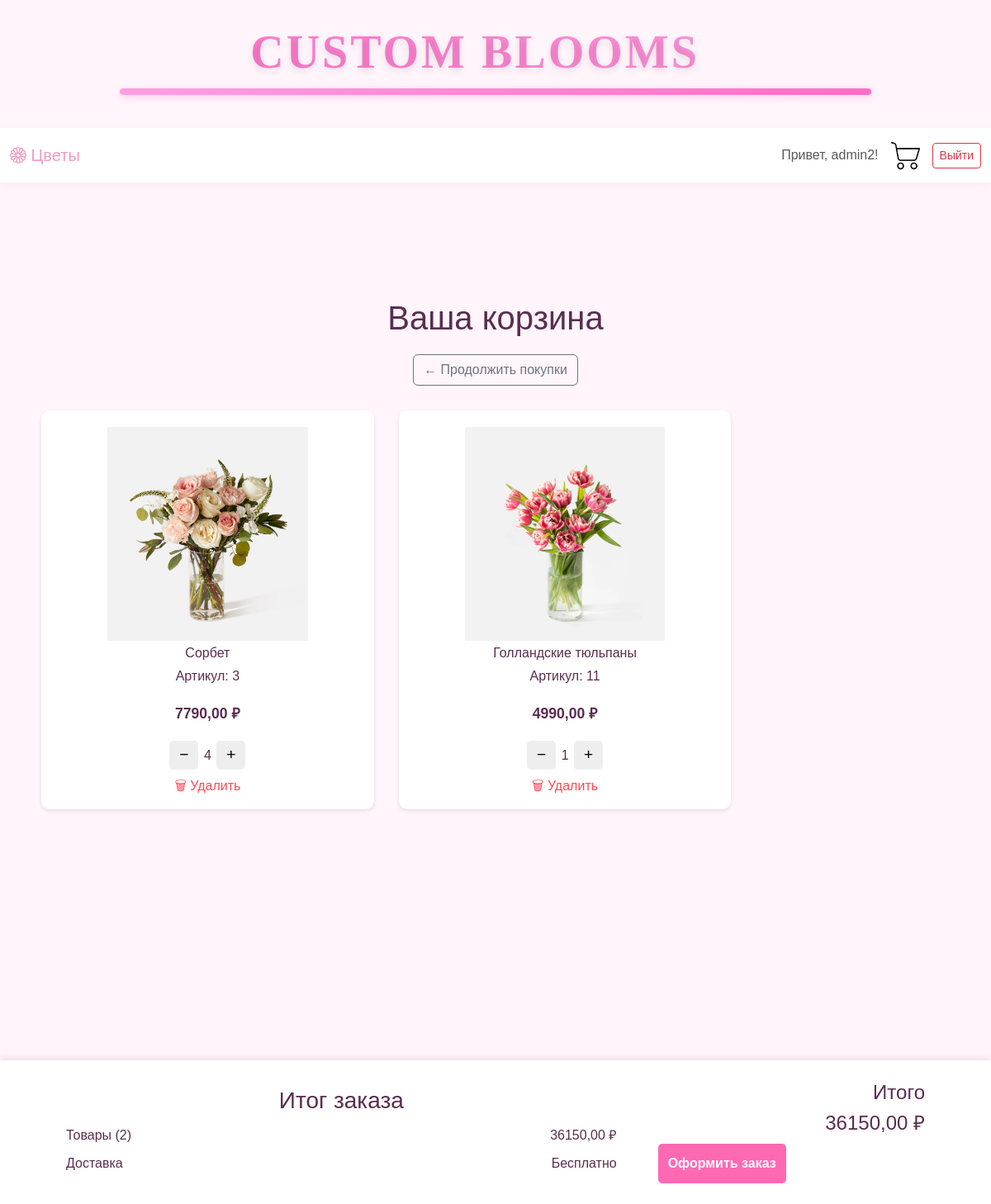
/basket/ (signed in), run on an earlier commit of the app's database.
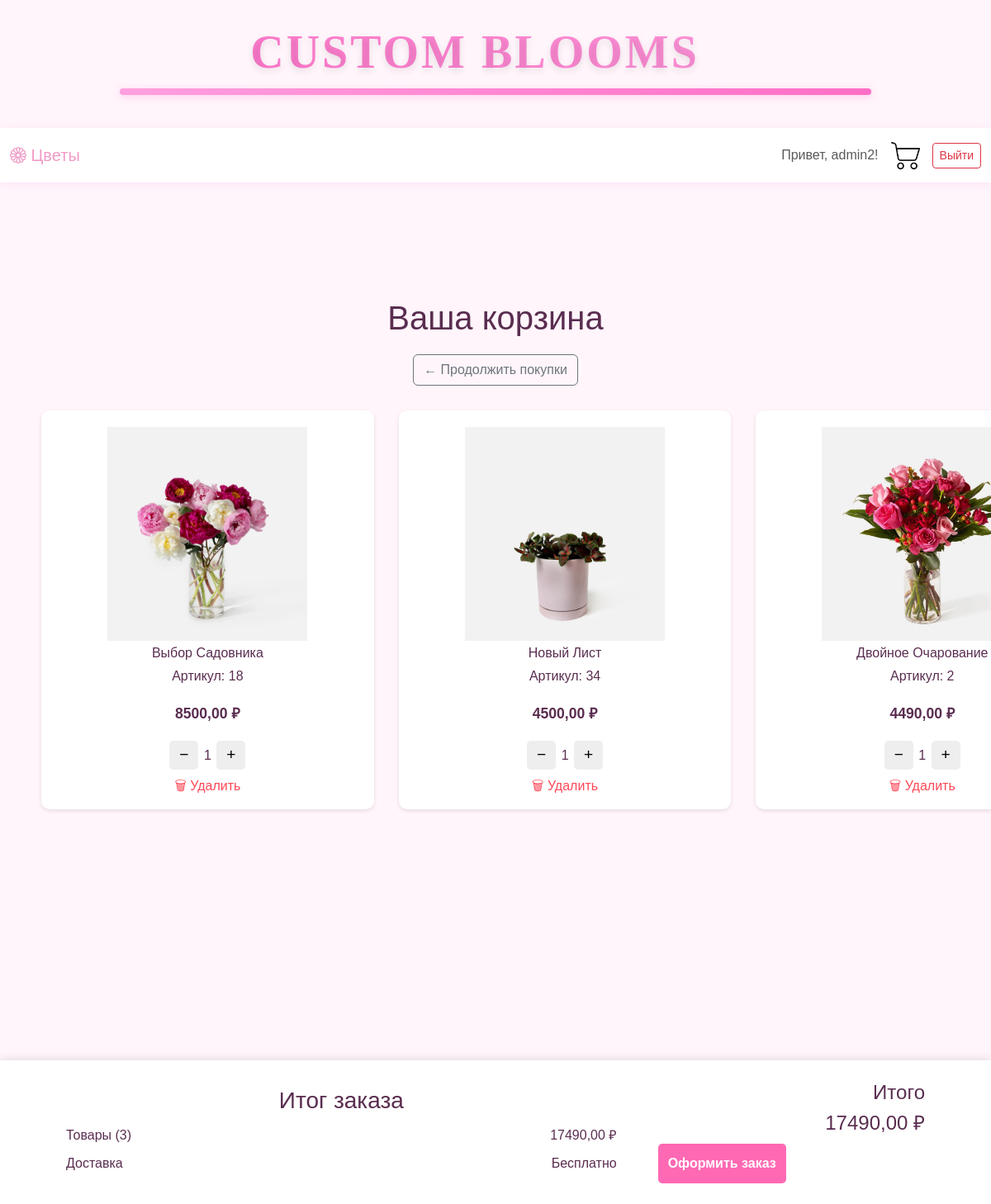
And on a later commit of the database.
### blog/models.py (models this page shows, shortened)
class Basket(models.Model):
    user = models.ForeignKey(
        User,
        on_delete=models.CASCADE,
    )
    product = models.ForeignKey(
        Flowers,
        on_delete=models.CASCADE,
    )
    quantity = models.PositiveIntegerField(
        default=1,
        verbose_name='количество'
    )
    created_timestamp = models.DateTimeField(
        auto_now_add=True,
    )
    class Meta:
        constraints = [
            models.UniqueConstraint(
                fields=['user', 'product'],
                name='unique_user_product'
            ),
        ]

class Flowers(models.Model):
    title = models.CharField(
        verbose_name='название',
        max_length=255,
    )
    description = models.TextField(
        verbose_name='описание',
    )
    price = models.DecimalField(
        max_digits=10,
        decimal_places=2,
    )
    stock = models.IntegerField(
        default=0,
        verbose_name='количество в наличии',
    )
    category = models.ForeignKey(
        Category,
        on_delete=models.CASCADE,
        verbose_name='категория',
    )
    date_add = models.DateTimeField(
        auto_now_add=True,
        verbose_name='дата добавления',
    )
    image = models.ImageField(
        verbose_name='картинки',
        upload_to='uploads/',
    )
    image_two = models.ImageField(
        verbose_name='вторая картинка',
        upload_to='uploads/',
    )
    class Meta:
        verbose_name = 'цветок'
        verbose_name_plural = 'цветы'

### blog/views.py (the view)
# urls.py: path('basket/', basket, name='basket'),
def basket(request):
    if not request.user.is_authenticated:
        return redirect('login')
    address = request.session.get('delivery_address', 'Адрес не указан')
    latitude = request.session.get('delivery_latitude', '')
    longitude = request.session.get('delivery_longitude', '')
    user = request.user
    basket_items = Basket.objects.filter(user=user)
    total_price = sum(item.product.price * item.quantity for item in basket_items)
    context = {
        'basket_items': basket_items,
        'total_price': total_price,
        'delivery_address': address,
        'latitude': latitude,
        'longitude': longitude,
    }
    return render(request, 'blog/basket.html', context)

### templates/blog/basket.html (shortened to what this page needs)
{% extends 'blog/index.html' %}
{% load static %}
{% block content %}
<link rel="stylesheet" href="{% static 'blog/css/styles.css' %}">
<div class="container" style="padding-bottom: 180px; padding-top: 0;">
    <div style="margin-top: 10px;">
        <div style="margin-bottom: 20px;">
            <h1 class="mb-0" style="margin-bottom: 10px !important;">Ваша корзина</h1>
            <a href="{% url 'index' %}" class="btn btn-outline-secondary" style="display: inline-block; padding: 6px 12px; width: auto;">
                ← Продолжить покупки
            </a>
        </div>
    </div>
    {% if basket_items %}
    <div class="basket-container">
        <div class="basket-grid">
            {% for item in basket_items %}
            <div class="basket-item">
                <div class="basket-img">
                    <img src="{{ item.product.image.url }}" alt="{{ item.product.title }}">
                </div>
                <div class="basket-info">
                    <h3>{{ item.product.title }}</h3>
                    <p>Артикул: {{ item.product.id }}</p>
                    <p class="price">{{ item.product.price }} ₽</p>
                </div>
                <div class="basket-controls">
                    <form method="post" action="{% url 'update_quantity' %}">
                        <button type="submit" name="action" value="decrease" class="btn-qty">−</button>
                        <span>{{ item.quantity }}</span>
                        <button type="submit" name="action" value="increase" class="btn-qty">+</button>
                    </form>
                    <form method="post" action="{% url 'remove_from_basket' item.id %}">
                        <button type="submit" class="btn-remove">🗑 Удалить</button>
                    </form>
                </div>
            </div>
            {% endfor %}
        </div>
    </div>
    <div class="order-summary-fixed">
        <div class="order-summary-content">
            <div class="summary-grid">
                <div class="summary-item">
                    <h3>Итог заказа</h3>
                    <div class="summary-row">
                        <span>Товары ({{ basket_items|length }})</span>
                        <span>{{ total_price }} ₽</span>
                    </div>
                    <div class="summary-row">
                        <span>Доставка</span>
                        <span>Бесплатно</span>
                    </div>
                </div>
                <div class="summary-item">
                    <div class="summary-total">
                        <h4>Итого</h4>
                        <h4>{{ total_price }} ₽</h4>
                    </div>
                    <button id="openDeliveryModal" class="btn-pink">Оформить заказ</button>
                </div>
            </div>
        </div>
    </div>
    {% else %}
    <div class="text-center py-5">
        <h2>Ваша корзина пуста</h2>
        <p>Добавьте товары из каталога</p>
        <a href="{% url 'index' %}" class="btn-pink">← Вернуться к покупкам</a>
    </div>
    {% endif %}
</div>
        <link rel="stylesheet" href="https://unpkg.com/leaflet@1.9.4/dist/leaflet.css" />
{% endblock %}ы

### templates/blog/index.html (shortened to what this page needs)
{% load static %}
<!DOCTYPE html>
<html lang="ru">
<head>
    <link href="https://cdn.jsdelivr.net/npm/bootstrap@5.3.3/dist/css/bootstrap.min.css" rel="stylesheet">
    <link rel="stylesheet" href="{% static 'blog/css/styles.css' %}">
    <link rel="stylesheet" href="https://cdn.jsdelivr.net/npm/bootstrap-icons@1.11.1/font/bootstrap-icons.css">
</head>
<body>
    <header class="px-3" style="background-color: var(--bg-color);">
        <div class="container text-center position-relative">
            <a href="{% url 'index' %}" class="text-decoration-none">
                <h1 class="m-0 site-title">CUSTOM BLOOMS</h1>
            </a>
            <div class="header-line"></div>
        </div>
    </header>
    <nav class="navbar navbar-expand-lg navbar-light">
        <div class="container-fluid">
            <a class="navbar-brand" href="#" style="color:rgb(240, 155, 198);">
                <i class="bi bi-flower1"></i> Цветы
            </a>
            <div class="collapse navbar-collapse" id="navbarNav">
                <div class="ms-auto d-flex align-items-center gap">
                    {% if user.is_authenticated %}
                        <span class="navbar-text">Привет, {{ user.username }}!</span>
                        <a href="{% url 'basket' %}">
                            <img src="{% static 'blog/decor_images/k.png' %}" class="icon" alt="Корзина">
                        </a>
                        <a href="{% url 'logout' %}" class="btn btn-sm btn-outline-danger">Выйти</a>
                    {% else %}
                        <a href="{% url 'login' %}" class="btn btn-sm btn-custom">Авторизоваться</a>
                    {% endif %}
                </div>
            </div>
        </div>
    </nav>
    <main class="container-fluid my-5 p-0">
    <div class="container text-center" style="max-width: 1200px; margin: 0 auto;">
        <div class="row row-cols-1 row-cols-md-3 g-4 mt-5 justify-content-center">
            {% for flower in flowers %}
            <div class="col">
                <div class="card h-100 shadow-sm flower-card">
                    <a href="{% url 'flower_detail' flower.id %}" class="flower-card-img-container">
                        <img src="{{ flower.image.url }}"
                            class="flower-card-img"
                            alt="{{ flower.title }}">
                    </a>
                    <div class="flower-card-body">
                        <a href="{% url 'flower_detail' flower.id %}" class="text-decoration-none text-dark">
                            <h5 class="card-title flower-card-title">{{ flower.title }}</h5>
                            <p class="flower-card-price">{{ flower.price }} ₽</p>
                        </a>
                    </div>
                    <div class="flower-card-footer">
                        <form action="{% url 'add_basket' %}" id="myForm" method="post">
                            {% csrf_token %}
                            <input type="hidden" name="flower_id" value="{{ flower.id }}">
                            <button class="btn btn-custom w-100 add-to-cart" data-flower-id="{{ flower.id }}">
                                <i class="bi bi-cart-plus"></i> Добавить в корзину
                            </button>
                        </form>
                    </div>
                </div>
            </div>
            {% empty %}
            <div style="width:100% !important" class="col-12">
                {% block content %}
                {% endblock %}
            {% endfor %}
    </div>
    <footer class="text-white text-center p-3">
        <p>&copy; CUSTOM BLOOMS</p>
    </footer>
</body>
</html>

### static/blog/css/styles.css (style rules this page uses)
body { font-family: 'Georgia', serif; color: var(--text-color); }
.site-title { font-family: 'Georgia', serif; }

### templates/blog/index.html (style rules this page uses)
:root { --main-color: #FF9FDF; --hover-color: #FF6EC7; --bg-color: #FFF5FB; --text-color: #5A2D50; }
.site-title { font-family: 'Georgia', sans-serif; font-weight: 700; font-size: 3.5rem; letter-spacing: 3px; background: linear-gradient(45deg, #FF6EC7, #FF9FDF); -webkit-background-clip: text; background-clip: text; color: transparent; text-shadow: 0 4px 8px rgba(0,0,0,0.1); position: relative; display: inline-block; padding-right: 50px; margin-bottom: 10px; }
.navbar-text { font-weight: bold; }
body { font-family: 'Georgia', sans-serif; background-color: var(--bg-color); color: var(--text-color); padding-top: 20px; }
.header-line { height: 8px; background: linear-gradient(90deg, #FF9FDF, #FF6EC7); margin: 0 auto 30px; width: 80%; border-radius: 4px; box-shadow: 0 2px 10px rgba(255, 110, 199, 0.3); }
.navbar { background-color: white !important; box-shadow: 0 2px 10px rgba(255, 159, 223, 0.2); padding: 13px 0; }
footer { background: linear-gradient(45deg, #FF6EC7, #FF9FDF) !important; box-shadow: 0 -2px 10px rgba(255, 159, 223, 0.3); }
.icon { width: 35px; height: 35px; }
.ms-auto { margin-left: auto; }
.gap { gap: 15px; }
.navbar-text { font-weight: 500; }
.btn-outline-danger { color: #dc3545; border-color: #dc3545; }
img { width: 100%; height: auto; object-fit: cover; }
h3, p { text-align: center; }
p { line-height: 1.8; margin-bottom: 15px; }
.row { align-items: flex-start; }
html, body { overflow-x: hidden; }

### templates/blog/basket.html (style rules this page uses)
.container h1 { margin-bottom: 10px !important; display: block !important; }
.container .btn-outline-secondary { margin-top: 10px !important; display: inline-block !important; margin-left: 0 !important; }
.basket-container { margin-top: 30px !important; clear: both !important; }
.container { max-width: 1200px; margin: 0 auto; padding: 10px 15px; position: relative; }
.basket-container { display: flex; justify-content: center; width: 100%; margin-bottom: 180px; }
.basket-grid { display: grid; grid-template-columns: repeat(3, 1fr); gap: 30px; justify-items: center; width: 100%; max-width: 1100px; margin: 0 auto; }
.basket-item { background: white; padding: 15px; border-radius: 10px; box-shadow: 0 2px 5px rgba(0, 0, 0, 0.1); text-align: center; width: 100%; aspect-ratio: 1 / 1.1; }
.order-summary-fixed { position: fixed; bottom: 0; left: 0; right: 0; background: white; padding: 15px 0; box-shadow: 0 -2px 10px rgba(0, 0, 0, 0.1); z-index: 1000; }
.order-summary-content { max-width: 1100px; margin: 0 auto; padding: 0 20px; }
.summary-grid { display: grid; grid-template-columns: 2fr 1fr; gap: 30px; align-items: center; }
.summary-item { padding: 10px; }
.summary-row { display: flex; justify-content: space-between; padding: 5px 0; }
.summary-total { text-align: right; margin-bottom: 10px; }
.basket-img { display: flex; justify-content: center; align-items: center; height: 65%; padding: 5px; }
.basket-img img { width: 100%; height: auto; max-height: 100%; object-fit: contain; border-radius: 5px; transform: none !important; transition: none !important; }
.basket-info h3 { margin-bottom: 5px; font-size: 1rem; }
.price { font-weight: bold; font-size: 1.1rem; }
.basket-controls { display: flex; flex-direction: column; align-items: center; margin-top: 10px; }
.btn-qty { background: #eee; border: none; width: 35px; height: 35px; font-size: 1.2rem; cursor: pointer; margin: 2px; border-radius: 5px; }
.btn-remove { background: none; border: none; color: #ff4757; cursor: pointer; margin-top: 5px; }
.btn-pink { display: block; padding: 12px; background: #ff69b4; color: white; text-align: center; font-weight: bold; border-radius: 5px; transition: 0.3s; border: none; cursor: pointer; }
body, h1, h2, h3, p, button { font-family: 'Georgia', sans-serif; }

What changed in the data, as far as the page shows it:
removed Basket: product.image (picture), product "Сорбет", product.id "3", product.price "7790,00", quantity "4"
removed Basket: product.image (picture), product "Голландские тюльпаны", product.id "11", product.price "4990,00", quantity "1"
added Basket: product.image (picture), product "Выбор Садовника", product.id "18", product.price "8500,00", quantity "1"
added Basket: product.image (picture), product "Новый Лист", product.id "34", product.price "4500,00", quantity "1"
added Basket: product.image (picture), product "Двойное Очарование", product.id "2", product.price "4490,00", quantity "1"
Also different on the page:
{{ basket_items|length }}: "2" → "3"
{{ total_price }}: "36150,00" → "17490,00"
